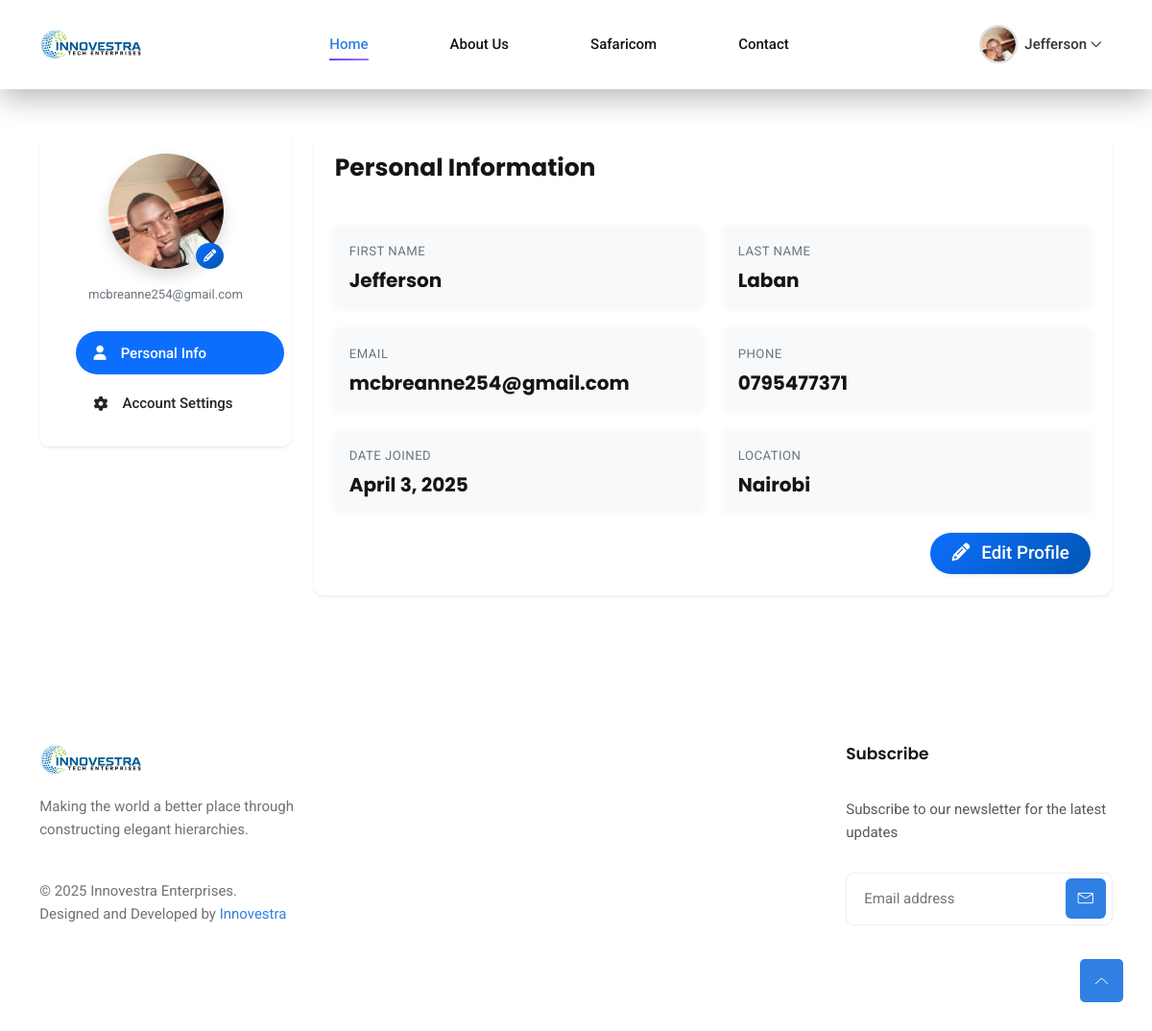
Page /profile/ (signed in) on the committed database.
### Inno/models.py (models this page shows, shortened)
class CustomUser(AbstractBaseUser, PermissionsMixin):
    email = models.EmailField(unique=True, verbose_name="email address")
    first_name = models.CharField(max_length=50, blank=True)
    last_name = models.CharField(max_length=50, blank=True)
    phone = models.CharField(max_length=50, blank=True)
    is_staff = models.BooleanField(default=False, help_text="Designates whether the user is a staff member")
    is_active = models.BooleanField(default=True, help_text="Designates whether the user is active in the system")
    date_joined = models.DateTimeField(verbose_name="date joined", auto_now_add=True)
    last_login = models.DateTimeField(verbose_name="last login", auto_now_add=True)
    objects = CustomUserManager()
    USERNAME_FIELD = 'email'
    REQUIRED_FIELDS = []
    class Meta:
        verbose_name = "user"
        verbose_name_plural = "users"

class UserProfile(models.Model):
    user = models.OneToOneField(CustomUser, on_delete=models.CASCADE, related_name='profile')
    phone = models.CharField(max_length=20, blank=True, null=True)
    profile_picture = models.ImageField(upload_to='profile_pictures/', blank=True, null=True)
    bio = models.TextField(blank=True, null=True)
    location = models.CharField(max_length=100, blank=True, null=True)
    date_of_birth = models.DateField(blank=True, null=True)
    website = models.URLField(blank=True, null=True)
    twitter = models.CharField(max_length=100, blank=True, null=True)
    linkedin = models.CharField(max_length=100, blank=True, null=True)

### Inno/views.py (the view)
# urls.py: path('profile/', views.profile_view, name='profile'),
@login_required
def profile_view(request):
    try:
        profile, created = models.UserProfile.objects.get_or_create(user=request.user)
        return render(request, 'profile.html', {
            'profile': profile,
        })
    except Exception as e:
        messages.error(request, f"Error accessing profile: {str(e)}")
        return redirect('home')

### Inno/templates/profile.html (shortened to what this page needs)
{% extends "base.html" %}
{% load static %}
{% block content %}
<div class="container py-5">
    <div class="row g-4">
        <div class="col-lg-3">
            <div class="card border-0 rounded-4 shadow-sm">
                <div class="card-body p-4">
                    <div class="d-flex flex-column align-items-center text-center mb-4">
                        <div class="position-relative">
                            {% if profile.profile_picture %}
                                <img src="{{ profile.profile_picture.url }}" alt="Profile Picture" class="rounded-circle img-fluid shadow" style="width: 120px; height: 120px; object-fit: cover;">
                            {% else %}
                                <img src="{% static 'images/profile/avatar1.png' %}" alt="Default Profile" class="rounded-circle img-fluid shadow" style="width: 120px; height: 120px; object-fit: cover;">
                            {% endif %}
                            <a href="{% url 'profile_update' %}" class="btn btn-sm btn-primary rounded-circle position-absolute bottom-0 end-0" title="Edit Profile">
                                <i class="fas fa-pencil-alt"></i>
                            </a>
                        </div>
                        <div class="mt-3">
                            <p class="text-muted mb-1 small">{{ request.user.email }}</p>
                        </div>
                    </div>
                    <ul class="nav nav-pills flex-column gap-2">
                        <li class="nav-item">
                            <a class="nav-link text-start w-100 active rounded-pill d-flex align-items-center" href="{% url 'profile' %}">
                                <i class="fas fa-user me-3"></i> Personal Info
                            </a>
                        </li>
                        <li class="nav-item">
                            <a class="nav-link text-start w-100 text-dark rounded-pill d-flex align-items-center" href="{% url 'account_settings' %}">
                                <i class="fas fa-cog me-3"></i> Account Settings
                            </a>
                        </li>
                    </ul>
                </div>
            </div>
        </div>
        <div class="col-lg-9">
            <div class="card border-0 rounded-4 shadow-sm">
                <div class="card-header bg-white p-4 border-0">
                    <h4 class="mb-0 fw-bold">Personal Information</h4>
                </div>
                <div class="card-body p-4">
                    <div class="row g-4">
                        <div class="col-md-6">
                            <div class="card border-0 bg-light rounded-3 h-100">
                                <div class="card-body p-3">
                                    <span class="text-muted small text-uppercase fw-semibold">First Name</span>
                                    <h5 class="fw-bold mt-2">{{ request.user.first_name }}</h5>
                                </div>
                            </div>
                        </div>
                        <div class="col-md-6">
                            <div class="card border-0 bg-light rounded-3 h-100">
                                <div class="card-body p-3">
                                    <span class="text-muted small text-uppercase fw-semibold">Last Name</span>
                                    <h5 class="fw-bold mt-2">{{ request.user.last_name }}</h5>
                                </div>
                            </div>
                        </div>
                        <div class="col-md-6">
                            <div class="card border-0 bg-light rounded-3 h-100">
                                <div class="card-body p-3">
                                    <span class="text-muted small text-uppercase fw-semibold">Email</span>
                                    <h5 class="fw-bold mt-2">{{ request.user.email }}</h5>
                                </div>
                            </div>
                        </div>
                        <div class="col-md-6">
                            <div class="card border-0 bg-light rounded-3 h-100">
                                <div class="card-body p-3">
                                    <span class="text-muted small text-uppercase fw-semibold">Phone</span>
                                    <h5 class="fw-bold mt-2">{{ profile.phone|default:"Not provided" }}</h5>
                                </div>
                            </div>
                        </div>
                        <div class="col-md-6">
                            <div class="card border-0 bg-light rounded-3 h-100">
                                <div class="card-body p-3">
                                    <span class="text-muted small text-uppercase fw-semibold">Date Joined</span>
                                    <h5 class="fw-bold mt-2">{{ request.user.date_joined|date:"F j, Y" }}</h5>
                                </div>
                            </div>
                        </div>
                        <div class="col-md-6">
                            <div class="card border-0 bg-light rounded-3 h-100">
                                <div class="card-body p-3">
                                    <span class="text-muted small text-uppercase fw-semibold">Location</span>
                                    <h5 class="fw-bold mt-2">{{ profile.location|default:"Not provided" }}</h5>
                                </div>
                            </div>
                        </div>
                    </div>
                    <div class="d-grid gap-2 d-md-flex justify-content-md-end mt-4">
                        <a href="{% url 'profile_update' %}" class="btn btn-primary btn-lg px-4 py-2 rounded-pill shadow-sm">
                            <i class="fas fa-pencil-alt me-2"></i> Edit Profile
                        </a>
                    </div>
                </div>
            </div>
        </div>
    </div>
</div>
{% endblock %}

### Inno/templates/header.html (shortened to what this page needs)
{% load static %}
<header class="header navbar-area">
    <div class="container">
        <div class="row align-items-center">
            <div class="col-lg-12">
                <div class="nav-inner">
                    <nav class="navbar navbar-expand-lg">
                        <a class="navbar-brand animated-logo" href="{% url "home" %}">
                            <img src="{% static "images/logo/logo.svg" %}" alt="Logo">
                        </a>
                        <div class="collapse navbar-collapse sub-menu-bar" id="navbarSupportedContent">
                            <ul id="nav" class="navbar-nav ms-auto">
                                <li class="nav-item">
                                    <a class="nav-link active hover-effect" href="{% url "home" %}">
                                        <span>Home</span>
                                    </a>
                                </li>
                                <li class="nav-item">
                                    <a class="nav-link hover-effect" href="{% url "about" %}">
                                        <span>About us</span>
                                    </a>
                                </li>
                                <li class="nav-item">
                                    <a class="nav-link hover-effect" href="{% url "store" %}">
                                        <span>Safaricom</span>
                                    </a>
                                </li>
                                <li class="nav-item">
                                    <a class="nav-link hover-effect" href="{% url "contact" %}">
                                        <span>Contact</span>
                                    </a>
                                </li>
                            </ul>
                        </div>
                        <div class="button d-flex align-items-center">
                            {% if user.is_authenticated %}
                            <div class="user-account-dropdown position-relative ms-3">
                                <div class="user-profile-trigger d-flex align-items-center" id="userProfileDropdown" data-bs-toggle="dropdown" aria-expanded="false">
                                    <div class="profile-picture-container">
                                        {% if user.profile.profile_picture %}
                                        <img src="{{ user.profile.profile_picture.url }}" alt="Profile" class="rounded-circle profile-picture">
                                        {% else %}
                                        <img src="{% static 'images/profile/avatar1.png' %}" alt="Profile" class="rounded-circle profile-picture">
                                        {% endif %}
                                    </div>
                                    <span class="user-name ms-2">{{ user.first_name }}</span>
                                    <i class="fas fa-chevron-down ms-1 dropdown-arrow"></i>
                                </div>
                            </div>
                            {% endif %}
                        </div>
                    </nav>
                </div>
            </div>
        </div>
    </div>
</header>

### Inno/templates/header.html (style rules this page uses)
.user-profile-trigger { cursor: pointer; padding: 5px 10px; border-radius: 30px; transition: all 0.3s ease; background-color: rgba(255, 255, 255, 0.1); border: 1px solid rgba(255, 255, 255, 0.1); }
.user-account-dropdown .profile-picture-container { width: 40px; height: 40px; border-radius: 50%; overflow: hidden; border: 2px solid #ddd; transition: all 0.3s ease; }
.user-account-dropdown .profile-picture { width: 100%; height: 100%; object-fit: cover; }
.user-name { font-weight: 500; color: var(--text-color, #333); transition: all 0.3s ease; }
.dropdown-arrow { font-size: 12px; transition: transform 0.3s ease; }

### Inno/templates/profile.html (style rules this page uses)
.nav-pills .nav-link.active { background-color: var(--bs-primary); box-shadow: 0 4px 10px rgba(var(--bs-primary-rgb), 0.3); }
.nav-pills .nav-link { padding: 0.75rem 1.25rem; transition: all 0.3s ease; }
.card { transition: all 0.3s ease; }
.text-uppercase { letter-spacing: 0.5px; }

### rows in the picture
CustomUser: profile.profile_picture (picture), first_name "Jefferson", user.email "mcbreanne254@gmail.com", user.first_name "Jefferson", user.last_name "Laban", user.date_joined "April 3, 2025"
UserProfile: profile_picture (picture), phone "0795477371", location "Nairobi"
